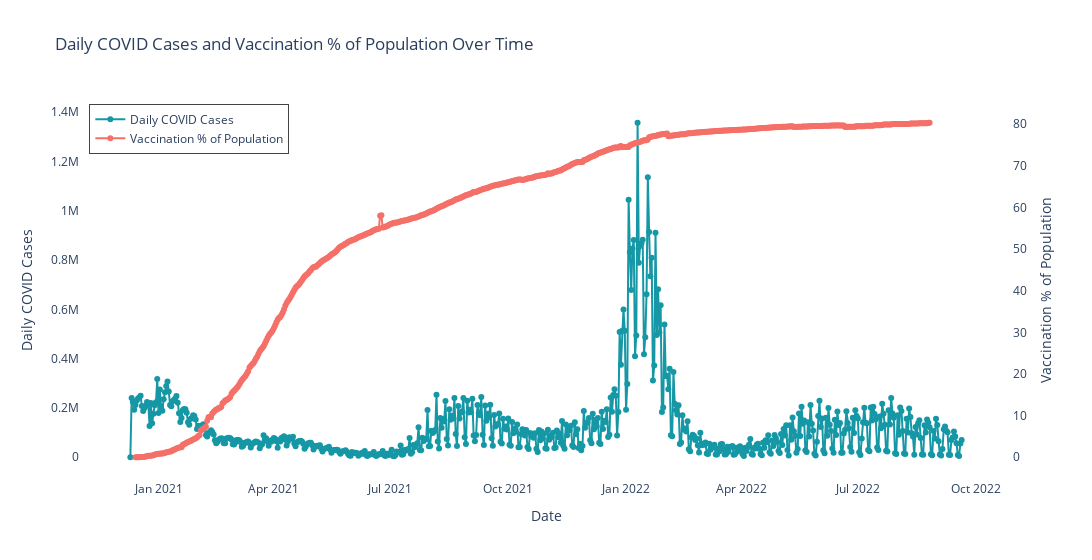

Notebook code cell kept with this figure:
### Code cell
colors = {
    'daily_cases': '#1697A6',
    'vaccination_rate': '#F47068'
}
fig = go.Figure()
fig.add_trace(go.Scatter(
    x=covid_data_super['DATE'],
    y=covid_data_super['daily_cases'],
    mode='lines+markers',
    name='Daily COVID Cases',
    line=dict(color=colors['daily_cases'])
))
fig.add_trace(go.Scatter(
    x=covid_data_super['DATE'],
    y=covid_data_super['% of population vaccinated'],
    mode='lines+markers',
    name='Vaccination % of Population',
    yaxis="y2",
    line=dict(color=colors['vaccination_rate'])
))

fig.update_layout(
    title="Daily COVID Cases and Vaccination % of Population Over Time",
    xaxis_title="Date",
    yaxis_title="Daily COVID Cases",
    yaxis2=dict(
        title="Vaccination % of Population",
        overlaying="y",
        side="right"
    ),
    legend=dict(x=0.01, y=0.99, borderwidth=1),
    plot_bgcolor='white',
    width=1200
)

fig.show()

#Initial Vaccination Impact: As the vaccination rate begins to rise, there is a noticeable decline in daily COVID cases. This suggests an initial positive impact of #vaccination on the spread of the virus.
#Waves of Infections: Despite the increasing vaccination rate, there are still significant peaks in daily cases. These could be due to several factors such as the #emergence of new variants, waning immunity, or changes in social behavior and restrictions.
#High Vaccination, Lower Cases: As the vaccination percentage reaches higher levels (around 60% and above), the number of daily cases remains relatively low compared #to the highest peaks, suggesting that higher vaccination rates help control the spread of the virus.
#Possible Plateau of Vaccination: The vaccination line flattens towards the end, indicating a slowdown or plateau in vaccination rates, which could be a point of #concern for public health efforts, especially if there is still a significant portion of the population that remains unvaccinated.
#Recent Trends: In the most recent part of the graph, daily cases are low despite the vaccination rate plateauing. This could indicate that a sufficient portion of #the population has been vaccinated to reduce the spread, or it could be due to other factors like herd immunity, natural waning of the virus, or effective treatments #and prevention measures.

### Figure 1 — Plotly figure (JSON) as saved in the notebook; plotly's stock layout.template omitted (floating-point values rounded to 4 significant figures; data arrays with more than 128 entries replaced by an {"elided": "..."} marker saying what was removed)
{"data": [{"line": {"color": "#1697A6"}, "mode": "lines+markers", "name": "Daily COVID Cases", "type": "scatter", "x": {"elided": "650 str values"}, "y": {"elided": "650 int values"}}, {"line": {"color": "#F47068"}, "mode": "lines+markers", "name": "Vaccination % of Population", "type": "scatter", "x": {"elided": "650 str values"}, "y": {"elided": "650 float values"}, "yaxis": "y2"}], "layout": {"legend": {"borderwidth": 1, "x": 0.01, "y": 0.99}, "plot_bgcolor": "white", "title": {"text": "Daily COVID Cases and Vaccination % of Population Over Time"}, "width": 1200, "xaxis": {"title": {"text": "Date"}}, "yaxis": {"title": {"text": "Daily COVID Cases"}}, "yaxis2": {"overlaying": "y", "side": "right", "title": {"text": "Vaccination % of Population"}}}}
